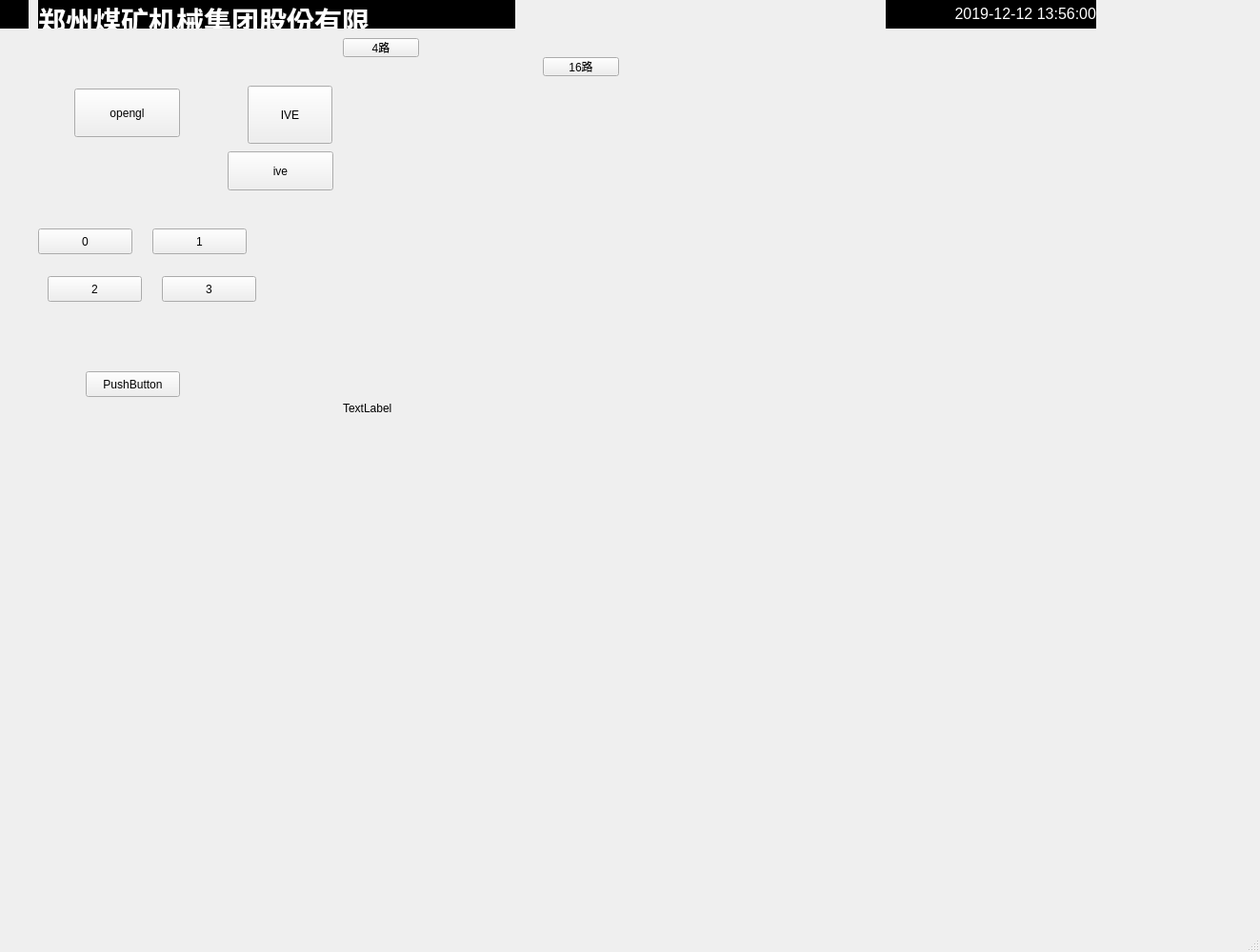
<?xml version="1.0" encoding="UTF-8"?>
<ui version="4.0">
 <class>MainWindow</class>
 <widget class="QMainWindow" name="MainWindow">
  <property name="geometry">
   <rect>
    <x>0</x>
    <y>0</y>
    <width>1323</width>
    <height>1000</height>
   </rect>
  </property>
  <property name="minimumSize">
   <size>
    <width>1000</width>
    <height>1000</height>
   </size>
  </property>
  <property name="maximumSize">
   <size>
    <width>1920</width>
    <height>1080</height>
   </size>
  </property>
  <property name="windowTitle">
   <string>MainWindow</string>
  </property>
  <widget class="QWidget" name="centralWidget">
   <widget class="QLabel" name="label_logo">
    <property name="geometry">
     <rect>
      <x>0</x>
      <y>0</y>
      <width>30</width>
      <height>30</height>
     </rect>
    </property>
    <property name="styleSheet">
     <string notr="true">image: url(:/111.png);
background-color: rgb(0, 0, 0);</string>
    </property>
    <property name="text">
     <string>&lt;html&gt;&lt;head/&gt;&lt;body&gt;&lt;p align=&quot;center&quot;&gt;&lt;br/&gt;&lt;/p&gt;&lt;/body&gt;&lt;/html&gt;</string>
    </property>
   </widget>
   <widget class="QPushButton" name="pushButton">
    <property name="geometry">
     <rect>
      <x>239</x>
      <y>159</y>
      <width>111</width>
      <height>41</height>
     </rect>
    </property>
    <property name="text">
     <string>ive</string>
    </property>
   </widget>
   <widget class="QPushButton" name="pushButton_2">
    <property name="geometry">
     <rect>
      <x>360</x>
      <y>40</y>
      <width>80</width>
      <height>20</height>
     </rect>
    </property>
    <property name="text">
     <string>4路</string>
    </property>
   </widget>
   <widget class="QPushButton" name="pushButton_3">
    <property name="geometry">
     <rect>
      <x>570</x>
      <y>60</y>
      <width>80</width>
      <height>20</height>
     </rect>
    </property>
    <property name="text">
     <string>16路</string>
    </property>
   </widget>
   <widget class="QLabel" name="label_time">
    <property name="geometry">
     <rect>
      <x>930</x>
      <y>0</y>
      <width>221</width>
      <height>30</height>
     </rect>
    </property>
    <property name="styleSheet">
     <string notr="true">background-color: rgb(0, 0, 0);</string>
    </property>
    <property name="text">
     <string>&lt;html&gt;&lt;head/&gt;&lt;body&gt;&lt;p align=&quot;right&quot;&gt;&lt;span style=&quot; font-size:12pt; color:#ffffff;&quot;&gt;2019-12-12 13:56:00&lt;/span&gt;&lt;/p&gt;&lt;/body&gt;&lt;/html&gt;</string>
    </property>
   </widget>
   <widget class="QLabel" name="label_title">
    <property name="geometry">
     <rect>
      <x>40</x>
      <y>0</y>
      <width>501</width>
      <height>30</height>
     </rect>
    </property>
    <property name="styleSheet">
     <string notr="true">background-color: rgb(0, 0, 0);</string>
    </property>
    <property name="text">
     <string>&lt;html&gt;&lt;head/&gt;&lt;body&gt;&lt;p&gt;&lt;span style=&quot; font-size:22pt; font-weight:600; color:#ffffff;&quot;&gt;郑州煤矿机械集团股份有限&lt;/span&gt;&lt;/p&gt;&lt;/body&gt;&lt;/html&gt;</string>
    </property>
   </widget>
   <widget class="QPushButton" name="pushButton_4">
    <property name="geometry">
     <rect>
      <x>78</x>
      <y>93</y>
      <width>111</width>
      <height>51</height>
     </rect>
    </property>
    <property name="text">
     <string>opengl</string>
    </property>
   </widget>
   <widget class="QPushButton" name="pushButton_5">
    <property name="geometry">
     <rect>
      <x>260</x>
      <y>90</y>
      <width>89</width>
      <height>61</height>
     </rect>
    </property>
    <property name="text">
     <string>IVE</string>
    </property>
   </widget>
   <widget class="QPushButton" name="pushButton_6">
    <property name="geometry">
     <rect>
      <x>40</x>
      <y>240</y>
      <width>99</width>
      <height>27</height>
     </rect>
    </property>
    <property name="text">
     <string>0</string>
    </property>
   </widget>
   <widget class="QPushButton" name="pushButton_7">
    <property name="geometry">
     <rect>
      <x>160</x>
      <y>240</y>
      <width>99</width>
      <height>27</height>
     </rect>
    </property>
    <property name="text">
     <string>1</string>
    </property>
   </widget>
   <widget class="QPushButton" name="pushButton_8">
    <property name="geometry">
     <rect>
      <x>50</x>
      <y>290</y>
      <width>99</width>
      <height>27</height>
     </rect>
    </property>
    <property name="text">
     <string>2</string>
    </property>
   </widget>
   <widget class="QPushButton" name="pushButton_9">
    <property name="geometry">
     <rect>
      <x>170</x>
      <y>290</y>
      <width>99</width>
      <height>27</height>
     </rect>
    </property>
    <property name="text">
     <string>3</string>
    </property>
   </widget>
   <widget class="QPushButton" name="pushButton_10">
    <property name="geometry">
     <rect>
      <x>90</x>
      <y>390</y>
      <width>99</width>
      <height>27</height>
     </rect>
    </property>
    <property name="text">
     <string>PushButton</string>
    </property>
   </widget>
   <widget class="QLabel" name="label">
    <property name="geometry">
     <rect>
      <x>360</x>
      <y>420</y>
      <width>381</width>
      <height>17</height>
     </rect>
    </property>
    <property name="text">
     <string>TextLabel</string>
    </property>
   </widget>
  </widget>
  <widget class="QStatusBar" name="statusBar"/>
 </widget>
 <layoutdefault spacing="6" margin="11"/>
 <resources/>
 <connections/>
</ui>
